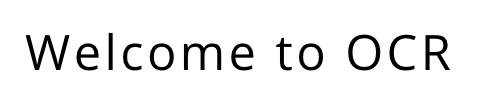
#> input picture Datasets/images/OCR Samples/OCR1.png, 492 x 100 px, found by its file name
$ jupyter execute --allow-errors '31_1. OCR with PyTesseract.ipynb'   (text cells are left out)
#> lines starting #> are read from the running program, lines starting #| are printed output that depends on the picture; after the words box and inside, x2 and y2 are one past the last pixel; in counts of white or black regions, pixels touching at a corner belong together
[cell 1]
import cv2
import numpy as np
from matplotlib import pyplot as plt

# Define our imshow function
def imshow(title = "Image", image = None, size = 10):
    w, h = image.shape[0], image.shape[1]
    aspect_ratio = w/h
    plt.figure(figsize=(size * aspect_ratio,size))
    plt.imshow(cv2.cvtColor(image, cv2.COLOR_BGR2RGB))
    plt.title(title)
    plt.show()

[cell 2]
import pytesseract
pytesseract.pytesseract.tesseract_cmd = (r'C:\Program Files\Tesseract-OCR\tesseract.exe')

[cell 3]
img = cv2.imread('Datasets/images/OCR Samples/OCR1.png')
#> img is the input picture: shape (100, 492, 3); min 0, max 255, mean 237
imshow("White text", img)

# Run our image through PyTesseract
#> (the rest of this cell did not finish here and is left out)

[cell 4]
import PIL

img = cv2.imread('Datasets/images/OCR Samples/OCR2.png')
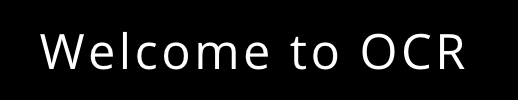
#> input picture Datasets/images/OCR Samples/OCR2.png, 518 x 100 px, found by its file name
#> img is the input picture: shape (100, 518, 3); min 0, max 255, mean 17.1
imshow('Image', img)

#> (the rest of this cell did not finish here and is left out)

[cell 5]
img = cv2.imread('Datasets/images/OCR Samples/OCR3.png')
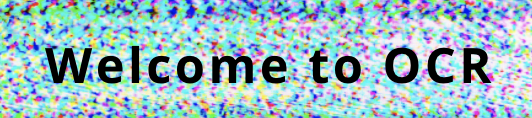
#> input picture Datasets/images/OCR Samples/OCR3.png, 532 x 118 px, found by its file name
#> img is the input picture: shape (118, 532, 3); mean B, G, R 189.8, 182.4, 152.4
imshow("Input Image", img)

# Run our image through PyTesseract
#> (the rest of this cell did not finish here and is left out)

[cell 6]
img = cv2.imread('Datasets/images/OCR Samples/scan2.jpeg')
#> (the rest of this cell did not finish here and is left out)

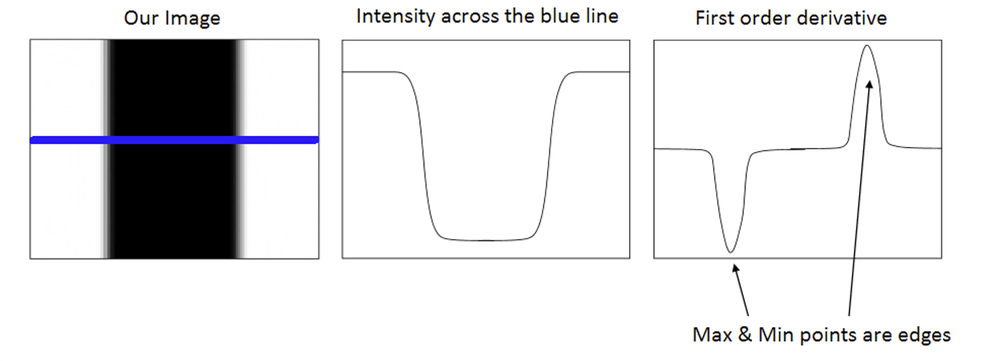
#> input picture resources/edge detection.png, 1000 x 361 px, shrunk from 2960 x 1070 before the run, given in place of the camera
#> further down, frame is the input picture: shape (361, 1000, 3); mean B, G, R 229.8, 228.4, 228.5

# Run our image through PyTesseract
output_txt = pytesseract.image_to_string(img)

print("PyTesseract text from book text: {}".format(output_txt))

[cell 7]
from skimage.filters import threshold_local

[cell 8]
image = cv2.imread('Datasets/images/OCR Samples/scan2.jpeg')
#> (the rest of this cell did not finish here and is left out)

[cell 9]
image = cv2.imread('Datasets/images/OCR Samples/receipt.jpg')
#> (the rest of this cell did not finish here and is left out)

#> (a cell that did not finish here is left out)

[cell 11]
#Malumotni df ga o'tkazish
from pytesseract import Output

#> (the rest of this cell did not finish here and is left out)

#> (a cell that did not finish here is left out)

#> (a cell that did not finish here is left out)

[cell 14]
import cv2
video = cv2.VideoCapture(0)

def thresholding(image, brightness = 100):
#> called with brightness = 255
    from skimage.filters import threshold_local

    hsv = cv2.cvtColor(image, cv2.COLOR_BGR2HSV)
#> hsv: shape (361, 1000, 3); mean H, S, V 3.6, 3.8, 230.3
    V = cv2.split(hsv)[2]
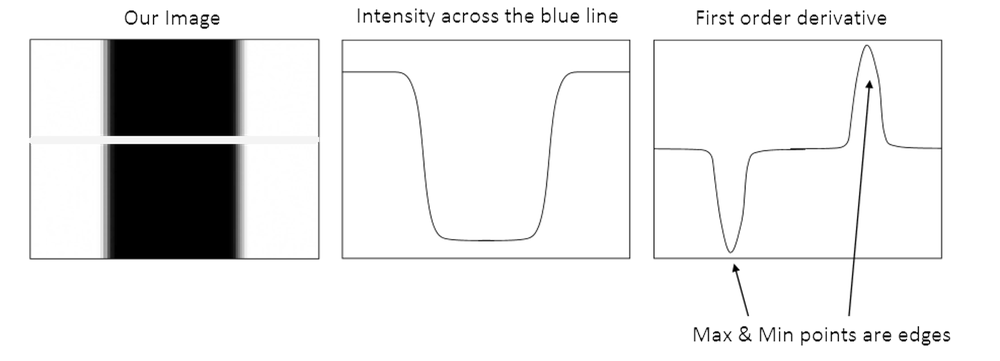
#> V: shape (361, 1000); min 0, max 255, mean 230.3
    T = threshold_local(V, block_size=25, offset=10, method='gaussian' )
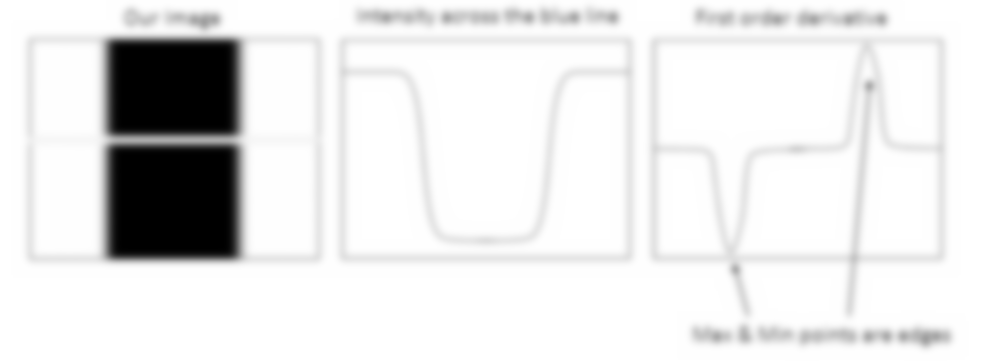
#> T: shape (361, 1000) float64; min -10, max 245, mean 220.3; drawn with min black and max white
    thresh = (V>T).astype('uint8') * brightness
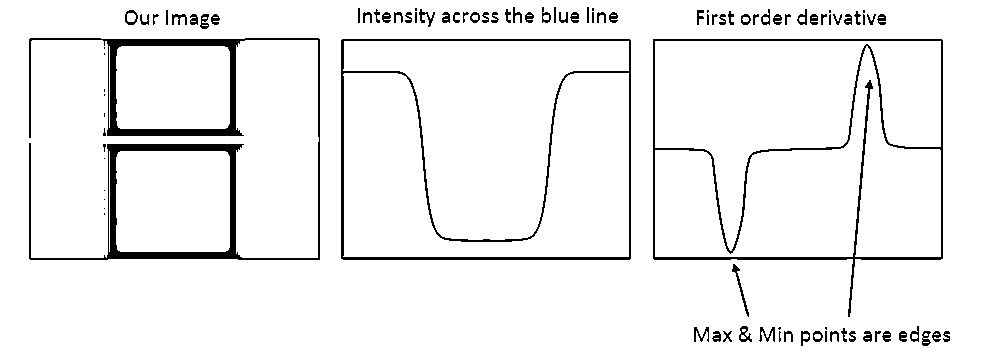
#> thresh: shape (361, 1000); 94.5% white; 97 black regions (20 under 20 px), largest, box (x1, y1, x2, y2) and area: (29, 38, 320, 260) 7724, (653, 39, 943, 317) 4177, (341, 39, 631, 260) 3699

    return thresh

#> (the rest of this cell did not finish here and is left out)
